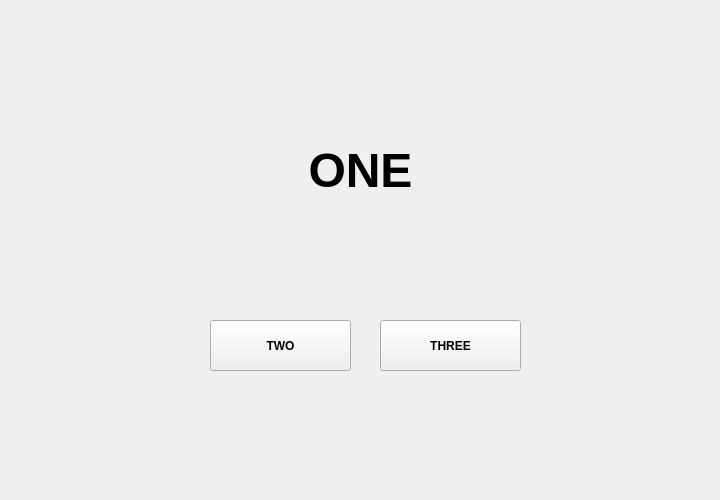
<?xml version="1.0" encoding="UTF-8"?>
<ui version="4.0">
 <class>One</class>
 <widget class="QWidget" name="One">
  <property name="geometry">
   <rect>
    <x>0</x>
    <y>0</y>
    <width>720</width>
    <height>500</height>
   </rect>
  </property>
  <property name="windowTitle">
   <string>Form</string>
  </property>
  <widget class="QLabel" name="label">
   <property name="geometry">
    <rect>
     <x>220</x>
     <y>130</y>
     <width>281</width>
     <height>81</height>
    </rect>
   </property>
   <property name="font">
    <font>
     <family>Arial</family>
     <pointsize>36</pointsize>
     <weight>75</weight>
     <bold>true</bold>
    </font>
   </property>
   <property name="text">
    <string>ONE</string>
   </property>
   <property name="alignment">
    <set>Qt::AlignCenter</set>
   </property>
  </widget>
  <widget class="QPushButton" name="twoBtn">
   <property name="geometry">
    <rect>
     <x>210</x>
     <y>320</y>
     <width>141</width>
     <height>51</height>
    </rect>
   </property>
   <property name="font">
    <font>
     <family>Arial</family>
     <weight>75</weight>
     <bold>true</bold>
    </font>
   </property>
   <property name="text">
    <string>TWO</string>
   </property>
  </widget>
  <widget class="QPushButton" name="threeBtn">
   <property name="geometry">
    <rect>
     <x>380</x>
     <y>320</y>
     <width>141</width>
     <height>51</height>
    </rect>
   </property>
   <property name="font">
    <font>
     <family>Arial</family>
     <weight>75</weight>
     <bold>true</bold>
    </font>
   </property>
   <property name="text">
    <string>THREE</string>
   </property>
  </widget>
 </widget>
 <resources/>
 <connections/>
</ui>
